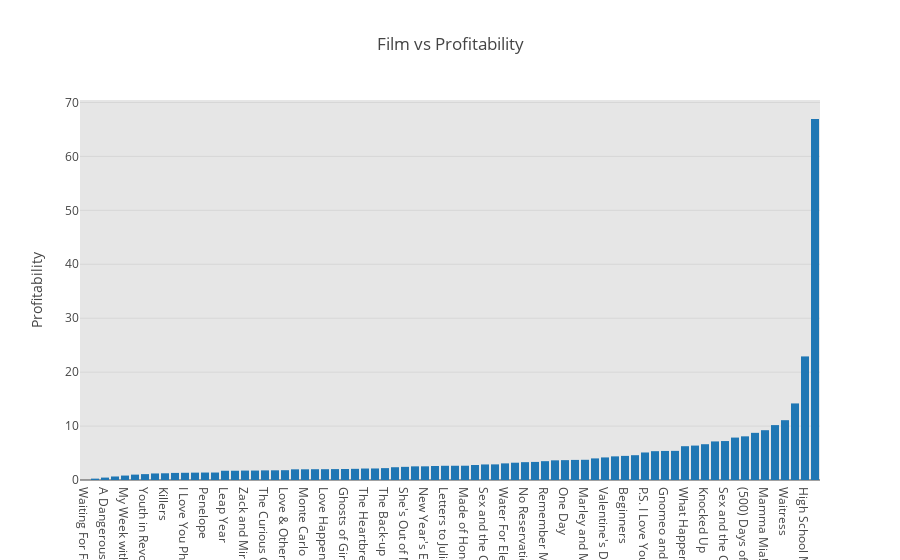

Write notebook code for a chart like this one.
### Markdown cell above
2a.	A bar chart showing the profitability of the film. The X axis is the film. The Y axis is the profitability. 
The bars should be sorted from the most to the least profitable

### Code cell
df = pd.read_csv(r'C:\Users\aljub/Desktop/School/CSC 4730/Project 2/HollywoodsMostProfitableStories.csv')

df = df.sort_values(by='Profitability', ascending=True)

trace1 = go.Bar(x=df['Film'], y=df['Profitability'])

layout1 = go.Layout(title='Film vs Profitability', plot_bgcolor='rgb(230, 230,230)',
                    yaxis=go.layout.YAxis(
                        title=go.layout.yaxis.Title(
                        text='Profitability')
                    )
                   )

fig1 = go.Figure(data=[trace1], layout=layout1)

iplot(fig1, filename='HollywoodsMostProfitableStoriestable')

### Figure 1 — Plotly figure (JSON) as saved in the notebook; plotly's stock layout.template omitted (floating-point values rounded to 4 significant figures)
{"data": [{"type": "bar", "uid": "f0977519-f4a8-4bd3-b038-fc4f1c7de954", "x": ["Waiting For Forever", "Miss Pettigrew Lives for a Day", "A Dangerous Method", "Across the Universe", "My Week with Marilyn", "Jane Eyre", "Youth in Revolt", "You Will Meet a Tall Dark Stranger", "Killers", "Going the Distance", "I Love You Phillip Morris", "Tangled", "Penelope", "Rachel Getting Married", "Leap Year", "Something Borrowed", "Zack and Miri Make a Porno", "The Invention of Lying", "The Curious Case of Benjamin Button", "Just Wright", "Love & Other Drugs", "License to Wed", "Monte Carlo", "Our Family Wedding", "Love Happens", "Four Christmases", "Ghosts of Girlfriends Past", "Over Her Dead Body", "The Heartbreak Kid", "Not Easily Broken", "The Back-up Plan", "Good Luck Chuck", "She's Out of My League", "Life as We Know It", "New Year's Eve", "The Time Traveler's Wife", "Letters to Juliet", "It's Complicated", "Made of Honor", "When in Rome", "Sex and the City 2", "WALL-E", "Water For Elephants", "The Duchess", "No Reservations", "Nick and Norah's Infinite Playlist", "Remember Me", "Music and Lyrics", "One Day", "Tyler Perry's Why Did I get Married", "Marley and Me", "Enchanted", "Valentine's Day", "A Serious Man", "Beginners", "Dear John", "P.S. I Love You", "27 Dresses", "Gnomeo and Juliet", "The Ugly Truth", "What Happens in Vegas", "Twilight: Breaking Dawn", "Knocked Up", "He's Just Not That Into You", "Sex and the City", "The Proposal", "(500) Days of Summer", "Midnight in Paris", "Mamma Mia!", "Twilight", "Waitress", "The Twilight Saga: New Moon", "High School Musical 3: Senior Year", "Fireproof"], "y": [0.005, 0.2529, 0.4486, 0.6526, 0.8258, 1, 1.09, 1.212, 1.245, 1.314, 1.34, 1.366, 1.383, 1.384, 1.715, 1.72, 1.748, 1.751, 1.784, 1.797, 1.818, 1.98, 1.983, 2, 2.004, 2.023, 2.044, 2.071, 2.129, 2.14, 2.203, 2.368, 2.441, 2.531, 2.536, 2.598, 2.639, 2.642, 2.649, 2.786, 2.884, 2.896, 3.081, 3.208, 3.307, 3.353, 3.491, 3.647, 3.683, 3.724, 3.747, 4.006, 4.184, 4.383, 4.472, 4.599, 5.103, 5.344, 5.388, 5.403, 6.268, 6.383, 6.636, 7.154, 7.222, 7.867, 8.096, 8.745, 9.234, 10.18, 11.09, 14.2, 22.91, 66.93]}], "layout": {"plot_bgcolor": "rgb(230, 230,230)", "title": {"text": "Film vs Profitability"}, "yaxis": {"title": {"text": "Profitability"}}}}
